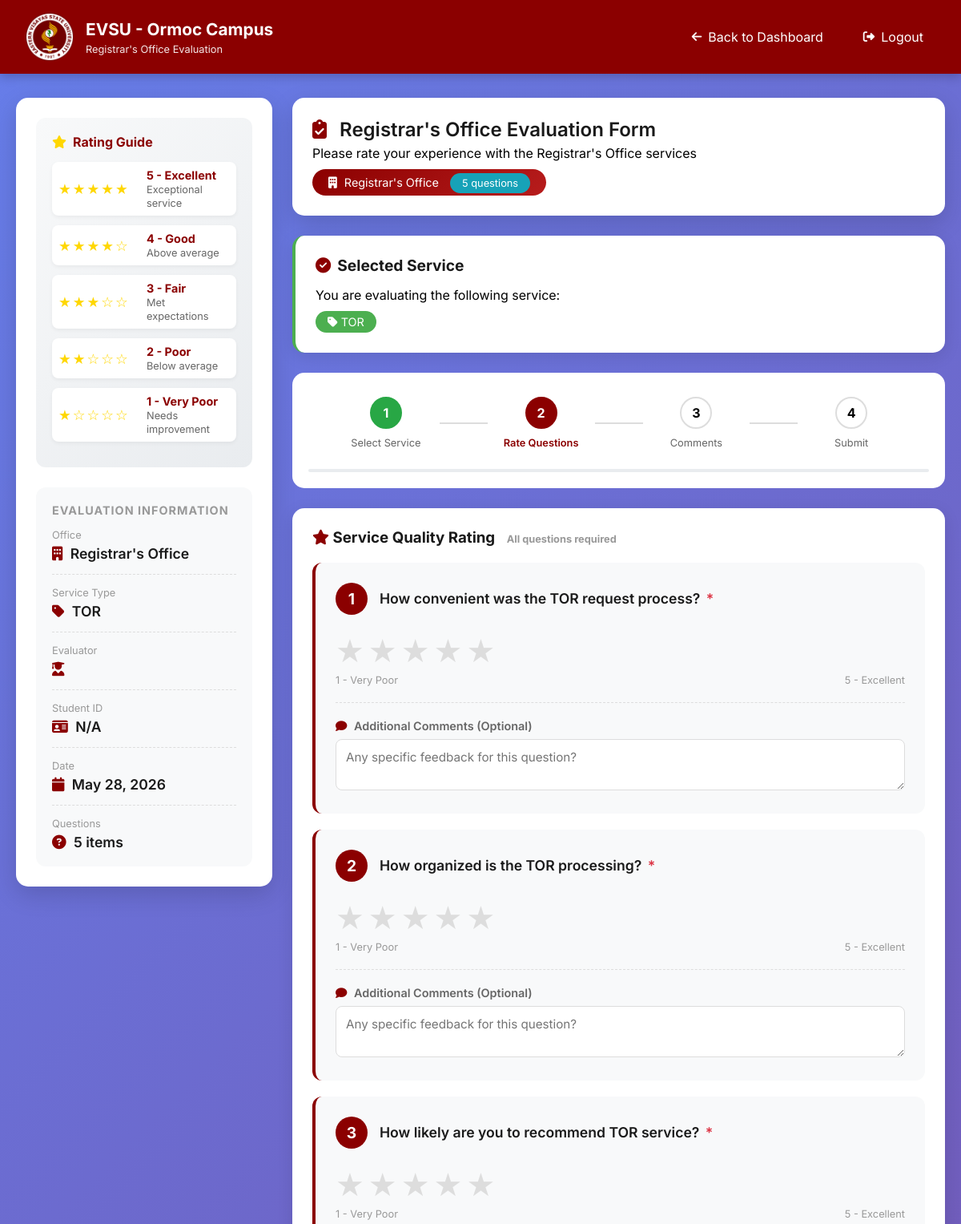
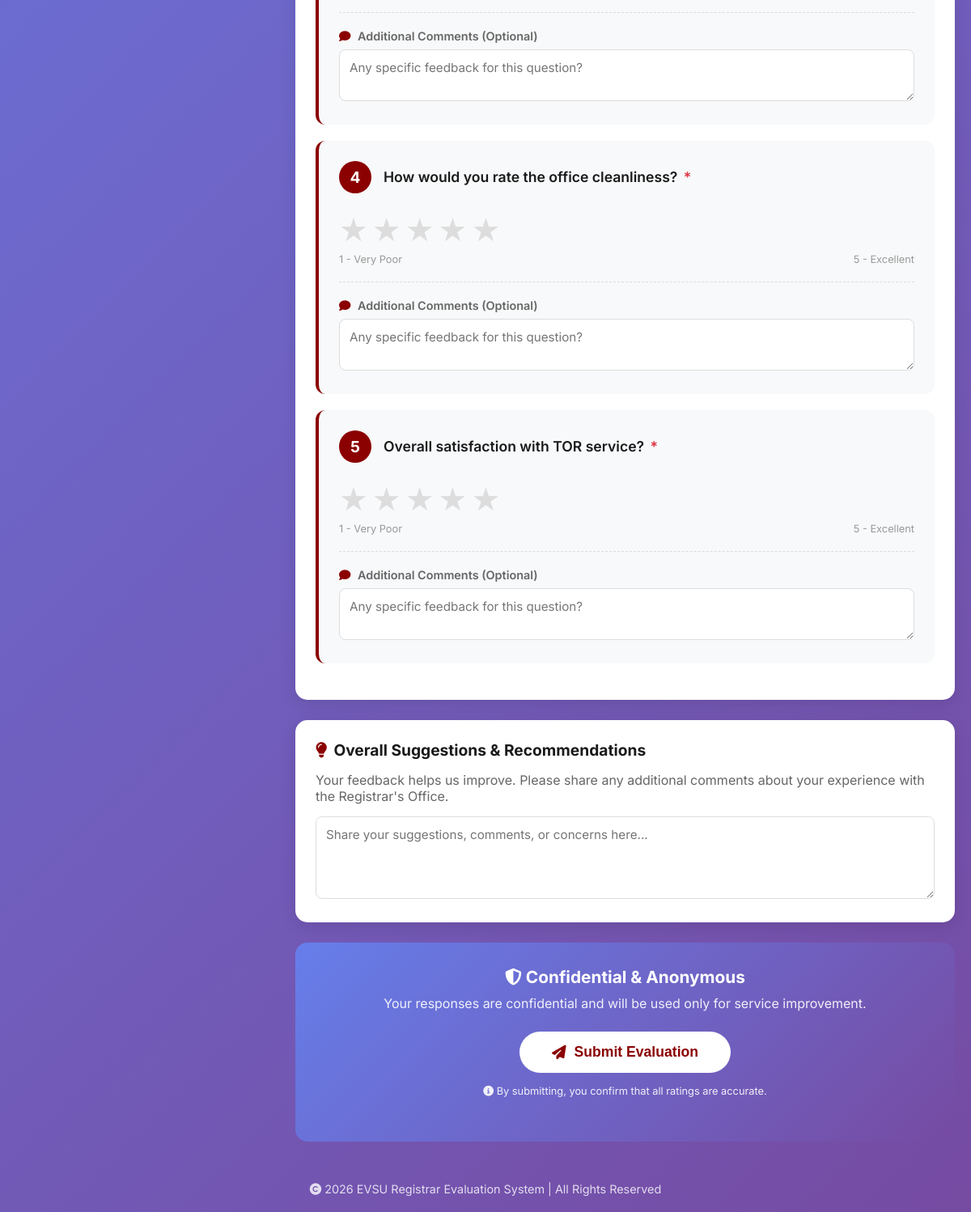
Screenshot of /student/evaluate.php?service_id=1 with the database file from the repository (2 pictures, top to bottom).
### tables this page shows
CREATE TABLE `survey_questions` (
  `id` int(11) NOT NULL,
  `office_id` int(11) NOT NULL,
  `service_type_id` int(11) DEFAULT NULL,
  `question_text` text NOT NULL,
  `question_type` enum('rating','text','yesno','multiple') DEFAULT 'rating',
  `category` varchar(50) DEFAULT NULL,
  `display_order` int(11) DEFAULT 0,
  `is_active` tinyint(1) DEFAULT 1,
  `created_at` timestamp NOT NULL DEFAULT current_timestamp()
);

### includes/functions.php (called while the page is built, shortened)
<?php
require_once 'config.php';
class Functions {
    private $conn;
    public function __construct() {
        global $conn;
        $this->conn = $conn;
    }
    private function tableExists($table_name) {
        $result = $this->conn->query("SHOW TABLES LIKE '{$table_name}'");
        return $result && $result->num_rows > 0;
    }
public function getRegistrarOffice() {
    if (!$this->tableExists('offices')) {
        $this->createOfficesTable();
    }
    $result = $this->conn->query("SELECT * FROM offices WHERE LOWER(name) LIKE '%registrar%' AND status = 'active' LIMIT 1");
    if ($result && $result->num_rows > 0) {
        return $result->fetch_assoc();
    }
    $name = "Registrar's Office";
    $description = "Office of the University Registrar - Student Records, TOR, Certifications, and Enrollment";
    $stmt = $this->conn->prepare("INSERT INTO offices (name, description, status) VALUES (?, ?, 'active')");
    $stmt->bind_param("ss", $name, $description);
    $stmt->execute();
    $id = $stmt->insert_id;
    return [
        'id' => $id,
        'name' => $name,
        'description' => $description,
        'status' => 'active'
    ];
}
}
?>

### student/evaluate.php (the view, shortened to what this page needs)
<?php
require_once '../includes/functions.php';
$conn = getDB();
$user_id = $_SESSION['user_id'] ?? 0;
$stmt = $conn->prepare("SELECT id, username, fullname, student_id FROM users WHERE id = ?");
$stmt->bind_param("i", $user_id);
$stmt->execute();
$user = $stmt->get_result()->fetch_assoc();
$functions = new Functions();
$registrar = $functions->getRegistrarOffice();
$office_id = $registrar['id'];
try {
    $conn->query("
        CREATE TABLE IF NOT EXISTS survey_availability (
            id INT PRIMARY KEY AUTO_INCREMENT,
            service_type_id INT NOT NULL,
            is_active BOOLEAN DEFAULT FALSE,
            start_date DATE,
            end_date DATE,
            updated_by INT,
            updated_at TIMESTAMP DEFAULT CURRENT_TIMESTAMP ON UPDATE CURRENT_TIMESTAMP
        )
    ");
} catch (Exception $e) {
    error_log("Database setup error: " . $e->getMessage());
}
$selected_service_id = isset($_GET['service_id']) ? (int)$_GET['service_id'] : 0;
$service_names = [
    1 => 'TOR',
    2 => 'Certification',
    3 => 'Enrollment',
    4 => 'Diploma',
    5 => 'Authentication'
];
$service_name = $service_names[$selected_service_id] ?? 'Service';
$survey_active = true;
try {
    $stmt = $conn->prepare("SELECT * FROM survey_availability WHERE service_type_id = ?");
    $stmt->bind_param("i", $selected_service_id);
    $stmt->execute();
    $settings = $stmt->get_result();
    if ($settings && $settings->num_rows > 0) {
        $setting = $settings->fetch_assoc();
        $today = date('Y-m-d');
        $survey_active = $setting['is_active'] && $today >= $setting['start_date'] && $today <= $setting['end_date'];
    }
} catch (Exception $e) {
    error_log("Error checking survey availability: " . $e->getMessage());
}
$check_duplicate = $conn->prepare("SELECT id FROM responses WHERE user_id = ? AND service_type_id = ?");
$check_duplicate->bind_param("ii", $user_id, $selected_service_id);
$check_duplicate->execute();
$already_evaluated = $check_duplicate->get_result()->num_rows > 0;
$questions_query = $conn->prepare("
    SELECT * FROM survey_questions
    WHERE office_id = ?
    AND service_type_id = ?
    AND is_active = 1
    ORDER BY display_order
");
$questions_query->bind_param("ii", $office_id, $selected_service_id);
$questions_query->execute();
$questions = $questions_query->get_result()->fetch_all(MYSQLI_ASSOC);
?>
<!DOCTYPE html>
<html lang="en">
<head>
    <link rel="stylesheet" href="https://cdnjs.cloudflare.com/ajax/libs/font-awesome/6.4.0/css/all.min.css">
</head>
<body>
    <header class="evsu-header">
    <div class="header-container">
        <div class="logo-section">
            <img src="../images/EVSU_Official_Logo.png" alt="EVSU Logo">
            <div class="title-section">
                <h1>EVSU - Ormoc Campus</h1>
                <div class="subtitle">Registrar's Office Evaluation</div>
            </div>
        </div>
        <div class="header-actions">
            <a href="index.php">
                <i class="fas fa-arrow-left"></i> Back to Dashboard
            </a>
            <a href="../logout.php" onclick="return confirm('Are you sure you want to logout?');">
                <i class="fas fa-sign-out-alt"></i> Logout
            </a>
        </div>
    </div>
</header>
    <div class="main-container">
        <aside class="sidebar">
            <div class="rating-guide">
                <h3><i class="fas fa-star"></i> Rating Guide</h3>
                <div class="rating-scale-item">
                    <div class="stars">★★★★★</div>
                    <div class="desc"><strong>5 - Excellent</strong><br><span style="font-size: 0.8rem;">Exceptional service</span></div>
                </div>
                <div class="rating-scale-item">
                    <div class="stars">★★★★☆</div>
                    <div class="desc"><strong>4 - Good</strong><br><span style="font-size: 0.8rem;">Above average</span></div>
                </div>
                <div class="rating-scale-item">
                    <div class="stars">★★★☆☆</div>
                    <div class="desc"><strong>3 - Fair</strong><br><span style="font-size: 0.8rem;">Met expectations</span></div>
                </div>
                <div class="rating-scale-item">
                    <div class="stars">★★☆☆☆</div>
                    <div class="desc"><strong>2 - Poor</strong><br><span style="font-size: 0.8rem;">Below average</span></div>
                </div>
                <div class="rating-scale-item">
                    <div class="stars">★☆☆☆☆</div>
                    <div class="desc"><strong>1 - Very Poor</strong><br><span style="font-size: 0.8rem;">Needs improvement</span></div>
                </div>
            </div>
            <div class="info-card">
                <h4>Evaluation Information</h4>
                <div class="info-item">
                    <div class="info-label">Office</div>
                    <div class="info-value">
                        <i class="fas fa-building"></i> Registrar's Office
                    </div>
                </div>
                <div class="info-item">
                    <div class="info-label">Service Type</div>
                    <div class="info-value">
                        <i class="fas fa-tag"></i> <?php echo htmlspecialchars($service_name); ?>
                    </div>
                </div>
                <div class="info-item">
                    <div class="info-label">Evaluator</div>
                    <div class="info-value">
                        <i class="fas fa-user-graduate"></i> <?php echo htmlspecialchars($user['fullname'] ?? $user['username']); ?>
                    </div>
                </div>
                <div class="info-item">
                    <div class="info-label">Student ID</div>
                    <div class="info-value">
                        <i class="fas fa-id-card"></i> <?php echo htmlspecialchars($user['student_id'] ?? 'N/A'); ?>
                    </div>
                </div>
                <div class="info-item">
                    <div class="info-label">Date</div>
                    <div class="info-value">
                        <i class="fas fa-calendar"></i> <?php echo date('F j, Y'); ?>
                    </div>
                </div>
                <div class="info-item">
                    <div class="info-label">Questions</div>
                    <div class="info-value">
                        <i class="fas fa-question-circle"></i> <?php echo count($questions); ?> items
                    </div>
                </div>
            </div>
        </aside>
        <main class="content">
            <div class="content-header">
                <h2>
                    <i class="fas fa-clipboard-check"></i>
                    Registrar's Office Evaluation Form
                </h2>
                <p>Please rate your experience with the Registrar's Office services</p>
                <div class="office-badge">
                    <i class="fas fa-building"></i> Registrar's Office
                    <span class="question-count"><?php echo count($questions); ?> questions</span>
                </div>
            </div>
            <?php if ($already_evaluated): ?>
    <div class="alert alert-warning">
        <i class="fas fa-exclamation-triangle"></i>
        <div>
            <strong>Evaluation Already Submitted</strong><br>
            You have already evaluated the <strong><?php echo htmlspecialchars($service_name); ?></strong> service.
            Each service can only be evaluated once. Thank you for your feedback!
        </div>
    </div>
                <div class="thank-you-card">
                    <i class="fas fa-clipboard-check"></i>
                    <h2>Thank You!</h2>
                    <p>Your feedback helps us improve our services. You've successfully evaluated the Registrar's Office today.</p>
                    <a href="index.php" class="btn btn-primary">
                        <i class=""></i> Return to Dashboard
                    </a>
                </div>
            <?php else: ?>
                <div class="card service-info-card">
                    <h3>
                        <i class="fas fa-check-circle"></i>
                        Selected Service
                    </h3>
                    <p>You are evaluating the following service:</p>
                    <div class="service-name-badge">
                        <i class="fas fa-tag"></i> <?php echo htmlspecialchars($service_name); ?>
                    </div>
                </div>
                <form method="POST" action="" id="evaluationForm">
                    <div class="progress-container">
                        <div class="progress-steps">
                            <div class="step completed" id="step1">
                                <div class="step-circle">1</div>
                                <div class="step-label">Select Service</div>
                            </div>
                            <div class="step active" id="step2">
                                <div class="step-circle">2</div>
                                <div class="step-label">Rate Questions</div>
                            </div>
                            <div class="step" id="step3">
                                <div class="step-circle">3</div>
                                <div class="step-label">Comments</div>
                            </div>
                            <div class="step" id="step4">
                                <div class="step-circle">4</div>
                                <div class="step-label">Submit</div>
                            </div>
                        </div>
                        <div class="progress-bar">
                        </div>
                    </div>
                    <div id="questionsSection" class="questions-section">
                        <div class="questions-container">
                            <h3 style="margin-bottom: 20px; color: var(--evsu-dark);">
                                <i class="fas fa-star" style="color: var(--evsu-red);"></i>
                                Service Quality Rating
                                <span style="font-size: 0.8rem; color: #999; margin-left: 10px;">All questions required</span>
                            </h3>
                            <?php foreach ($questions as $index => $q):
                                $num = $index + 1;
                                $question_text = is_array($q) ? ($q['question_text'] ?? $q) : $q;
                            ?>
                                <div class="question-item" id="question-<?php echo $num; ?>">
                                    <div class="question-header">
                                        <div class="question-number"><?php echo $num; ?></div>
                                        <div class="question-text">
                                            <?php echo htmlspecialchars($question_text); ?>
                                            <span class="required-star">*</span>
                                        </div>
                                    </div>
                                    <div class="rating-container">
                                        <div class="star-rating" data-question="<?php echo $num; ?>">
                                            <?php for ($i = 5; $i >= 1; $i--): ?>
                                                <label for="rating_<?php echo $num; ?>_<?php echo $i; ?>" title="<?php echo $i; ?> stars">★</label>
                                            <?php endfor; ?>
                                        </div>
                                        <div class="rating-labels">
                                            <span>1 - Very Poor</span>
                                            <span>5 - Excellent</span>
                                        </div>
                                    </div>
                                    <div class="comment-section">
                                        <label for="answer_<?php echo $num; ?>">
                                            <i class="fas fa-comment"></i> Additional Comments (Optional)
                                        </label>
                                        <textarea class="form-control"
                                                  id="answer_<?php echo $num; ?>"
                                                  name="answer_<?php echo $num; ?>"
                                                  rows="2"
                                                  placeholder="Any specific feedback for this question?"></textarea>
                                    </div>
                                </div>
                            <?php endforeach; ?>
                        </div>
                        <div class="suggestions-card">
                            <h3><i class="fas fa-lightbulb"></i> Overall Suggestions & Recommendations</h3>
                            <p style="color: #666; margin-bottom: 15px;">Your feedback helps us improve. Please share any additional comments about your experience with the Registrar's Office.</p>
                            <textarea name="report" class="form-control" rows="4"
                                      placeholder="Share your suggestions, comments, or concerns here..."></textarea>
                        </div>
                        <div class="submit-section">
                            <h3><i class="fas fa-shield-alt"></i> Confidential & Anonymous</h3>
                            <p>Your responses are confidential and will be used only for service improvement.</p>
                            <button type="submit" class="btn btn-primary" id="submitBtn" <?php echo !$survey_active ? 'disabled' : ''; ?>>
                                <i class="fas fa-paper-plane"></i> Submit Evaluation
                            </button>
                            <p style="margin-top: 15px; font-size: 0.8rem;">
                                <i class="fas fa-info-circle"></i>
                                By submitting, you confirm that all ratings are accurate.
                            </p>
                        </div>
                    </div>
                </form>
            <?php endif; ?>
        </main>
    </div>
    <footer class="footer">
        <p><i class="fas fa-copyright"></i> <?php echo date('Y'); ?> EVSU Registrar Evaluation System | All Rights Reserved</p>
    </footer>
</body>
</html>

### rows the page displays
survey_questions: num "1", question_text "How convenient was the TOR request process?", value "Any specific feedback for this question?"
survey_questions: num "2", question_text "How organized is the TOR processing?", value "Any specific feedback for this question?"
survey_questions: num "3", question_text "How likely are you to recommend TOR service?", value "Any specific feedback for this question?"
survey_questions: num "4", question_text "How would you rate the office cleanliness?", value "Any specific feedback for this question?"
survey_questions: num "5", question_text "Overall satisfaction with TOR service?", value "Any specific feedback for this question?"

### other values shown
$service_name "TOR"
$user['student_id'] "N/A"
count($questions) "5"
